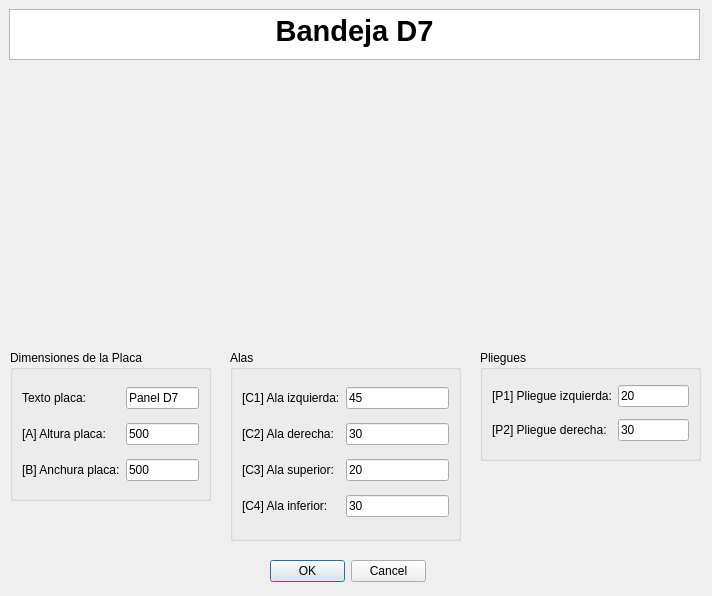
<?xml version="1.0" encoding="UTF-8"?>
<ui version="4.0">
 <class>MyPositionDialog</class>
 <widget class="QDialog" name="MyPositionDialog">
  <property name="geometry">
   <rect>
    <x>0</x>
    <y>0</y>
    <width>712</width>
    <height>596</height>
   </rect>
  </property>
  <property name="windowTitle">
   <string>Enter Position</string>
  </property>
  <property name="whatsThis">
   <string>&lt;html&gt;&lt;head/&gt;&lt;body&gt;&lt;p&gt;Esta ventana de KSDpanel te permite introducir todas las medidas correspondientes del panel seleccionado.&lt;/p&gt;&lt;p&gt;Recuerda que todas las medidas deben de ir en milimetros (mm).&lt;/p&gt;&lt;/body&gt;&lt;/html&gt;</string>
  </property>
  <widget class="QDialogButtonBox" name="buttonBox">
   <property name="geometry">
    <rect>
     <x>270</x>
     <y>560</y>
     <width>156</width>
     <height>23</height>
    </rect>
   </property>
   <property name="orientation">
    <enum>Qt::Horizontal</enum>
   </property>
   <property name="standardButtons">
    <set>QDialogButtonBox::Cancel|QDialogButtonBox::Ok</set>
   </property>
  </widget>
  <widget class="QTextBrowser" name="textBrowser">
   <property name="geometry">
    <rect>
     <x>9</x>
     <y>9</y>
     <width>691</width>
     <height>51</height>
    </rect>
   </property>
   <property name="html">
    <string>&lt;!DOCTYPE HTML PUBLIC &quot;-//W3C//DTD HTML 4.0//EN&quot; &quot;http://www.w3.org/TR/REC-html40/strict.dtd&quot;&gt;
&lt;html&gt;&lt;head&gt;&lt;meta name=&quot;qrichtext&quot; content=&quot;1&quot; /&gt;&lt;style type=&quot;text/css&quot;&gt;
p, li { white-space: pre-wrap; }
&lt;/style&gt;&lt;/head&gt;&lt;body style=&quot; font-family:'MS Shell Dlg 2'; font-size:8.25pt; font-weight:400; font-style:normal;&quot;&gt;
&lt;p align=&quot;center&quot; style=&quot; margin-top:0px; margin-bottom:0px; margin-left:0px; margin-right:0px; -qt-block-indent:0; text-indent:0px;&quot;&gt;&lt;span style=&quot; font-size:22pt; font-weight:600;&quot;&gt;Bandeja D7&lt;/span&gt;&lt;/p&gt;&lt;/body&gt;&lt;/html&gt;</string>
   </property>
  </widget>
  <widget class="QGroupBox" name="groupBox">
   <property name="geometry">
    <rect>
     <x>480</x>
     <y>350</y>
     <width>221</width>
     <height>111</height>
    </rect>
   </property>
   <property name="styleSheet">
    <string notr="true">font: 10pt &quot;MS Shell Dlg 2&quot;;</string>
   </property>
   <property name="title">
    <string>Pliegues</string>
   </property>
   <layout class="QGridLayout" name="gridLayout">
    <item row="0" column="0">
     <widget class="QLabel" name="label_15">
      <property name="text">
       <string>[P1] Pliegue izquierda:</string>
      </property>
     </widget>
    </item>
    <item row="1" column="0">
     <widget class="QLabel" name="label_14">
      <property name="text">
       <string>[P2] Pliegue derecha:</string>
      </property>
     </widget>
    </item>
    <item row="1" column="1">
     <widget class="QLineEdit" name="pliegueDerechaUI">
      <property name="text">
       <string>30</string>
      </property>
     </widget>
    </item>
    <item row="0" column="1">
     <widget class="QLineEdit" name="pliegueIzquierdaUI">
      <property name="text">
       <string>20</string>
      </property>
     </widget>
    </item>
   </layout>
  </widget>
  <widget class="QGroupBox" name="groupBox_2">
   <property name="geometry">
    <rect>
     <x>230</x>
     <y>350</y>
     <width>231</width>
     <height>191</height>
    </rect>
   </property>
   <property name="styleSheet">
    <string notr="true">font: 10pt &quot;MS Shell Dlg 2&quot;;</string>
   </property>
   <property name="title">
    <string>Alas</string>
   </property>
   <layout class="QGridLayout" name="gridLayout_2">
    <item row="6" column="0">
     <widget class="QLabel" name="label_11">
      <property name="text">
       <string>[C3] Ala superior:</string>
      </property>
     </widget>
    </item>
    <item row="6" column="1">
     <widget class="QLineEdit" name="alaSuperiorUI">
      <property name="text">
       <string>20</string>
      </property>
     </widget>
    </item>
    <item row="2" column="0">
     <widget class="QLabel" name="label_9">
      <property name="text">
       <string>[C1] Ala izquierda:</string>
      </property>
     </widget>
    </item>
    <item row="2" column="1">
     <widget class="QLineEdit" name="alaIzquierdaUI">
      <property name="text">
       <string>45</string>
      </property>
     </widget>
    </item>
    <item row="7" column="1">
     <widget class="QLineEdit" name="alaInferiorUI">
      <property name="text">
       <string>30</string>
      </property>
     </widget>
    </item>
    <item row="7" column="0">
     <widget class="QLabel" name="label_12">
      <property name="text">
       <string>[C4] Ala inferior:</string>
      </property>
     </widget>
    </item>
    <item row="3" column="1">
     <widget class="QLineEdit" name="alaDerechaUI">
      <property name="text">
       <string>30</string>
      </property>
     </widget>
    </item>
    <item row="3" column="0">
     <widget class="QLabel" name="label_13">
      <property name="text">
       <string>[C2] Ala derecha:</string>
      </property>
     </widget>
    </item>
   </layout>
  </widget>
  <widget class="QLabel" name="imagenPanelUI">
   <property name="geometry">
    <rect>
     <x>230</x>
     <y>70</y>
     <width>221</width>
     <height>261</height>
    </rect>
   </property>
   <property name="text">
    <string/>
   </property>
   <property name="pixmap">
    <pixmap>../imagenes/REF_DH7cotas.jpg</pixmap>
   </property>
   <property name="scaledContents">
    <bool>true</bool>
   </property>
   <property name="wordWrap">
    <bool>false</bool>
   </property>
   <property name="margin">
    <number>0</number>
   </property>
   <property name="openExternalLinks">
    <bool>false</bool>
   </property>
  </widget>
  <widget class="QGroupBox" name="groupBox_3">
   <property name="geometry">
    <rect>
     <x>10</x>
     <y>350</y>
     <width>201</width>
     <height>151</height>
    </rect>
   </property>
   <property name="styleSheet">
    <string notr="true">font: 10pt &quot;MS Shell Dlg 2&quot;;</string>
   </property>
   <property name="title">
    <string>Dimensiones de la Placa</string>
   </property>
   <layout class="QGridLayout" name="gridLayout_3">
    <item row="3" column="1">
     <widget class="QLineEdit" name="anchuraPlacaUI">
      <property name="text">
       <string>500</string>
      </property>
     </widget>
    </item>
    <item row="2" column="0">
     <widget class="QLabel" name="label_8">
      <property name="text">
       <string>[A] Altura placa:</string>
      </property>
     </widget>
    </item>
    <item row="3" column="0">
     <widget class="QLabel" name="label_4">
      <property name="text">
       <string>[B] Anchura placa:</string>
      </property>
     </widget>
    </item>
    <item row="2" column="1">
     <widget class="QLineEdit" name="alturaPlacaUI">
      <property name="text">
       <string>500</string>
      </property>
     </widget>
    </item>
    <item row="1" column="0">
     <widget class="QLabel" name="label">
      <property name="text">
       <string>Texto placa:</string>
      </property>
     </widget>
    </item>
    <item row="1" column="1">
     <widget class="QLineEdit" name="textoDescriptivoA0UI">
      <property name="text">
       <string>Panel D7</string>
      </property>
     </widget>
    </item>
   </layout>
  </widget>
  <zorder>groupBox_2</zorder>
  <zorder>groupBox</zorder>
  <zorder>buttonBox</zorder>
  <zorder>textBrowser</zorder>
  <zorder>imagenPanelUI</zorder>
  <zorder>groupBox_3</zorder>
 </widget>
 <resources/>
 <connections>
  <connection>
   <sender>buttonBox</sender>
   <signal>accepted()</signal>
   <receiver>MyPositionDialog</receiver>
   <slot>accept()</slot>
   <hints>
    <hint type="sourcelabel">
     <x>248</x>
     <y>254</y>
    </hint>
    <hint type="destinationlabel">
     <x>157</x>
     <y>274</y>
    </hint>
   </hints>
  </connection>
  <connection>
   <sender>buttonBox</sender>
   <signal>rejected()</signal>
   <receiver>MyPositionDialog</receiver>
   <slot>reject()</slot>
   <hints>
    <hint type="sourcelabel">
     <x>316</x>
     <y>260</y>
    </hint>
    <hint type="destinationlabel">
     <x>286</x>
     <y>274</y>
    </hint>
   </hints>
  </connection>
 </connections>
</ui>
